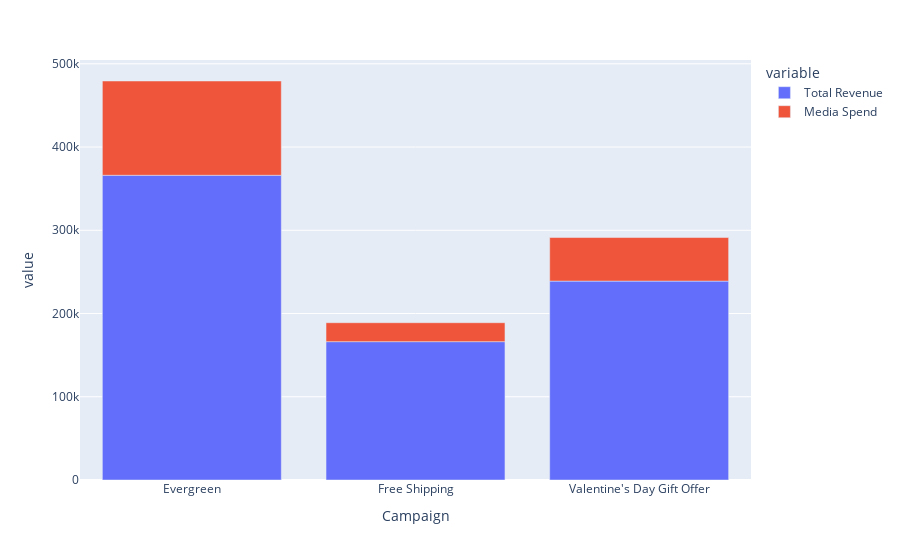

Notebook cell for this chart:
### Code cell
groups_gender=facebook.groupby(['Campaign']).sum()
groups_gender.reset_index(inplace=True)


fig=px.bar(groups_gender[['Campaign','Total Revenue','Media Spend']],x='Campaign',y=['Total Revenue','Media Spend']) #,y='Media Spend',barmode='group',height=400,width=600)
fig.show()

### Figure 1 — Plotly figure (JSON) as saved in the notebook; plotly's stock layout.template omitted (floating-point values rounded to 4 significant figures)
{"data": [{"alignmentgroup": "True", "hovertemplate": "variable=Total Revenue<br>Campaign=%{x}<br>value=%{y}<extra></extra>", "legendgroup": "Total Revenue", "marker": {"color": "#636efa", "pattern": {"shape": ""}}, "name": "Total Revenue", "offsetgroup": "Total Revenue", "orientation": "v", "showlegend": true, "textposition": "auto", "type": "bar", "x": ["Evergreen", "Free Shipping", "Valentine's Day Gift Offer"], "xaxis": "x", "y": [366079, 166205, 238915], "yaxis": "y"}, {"alignmentgroup": "True", "hovertemplate": "variable=Media Spend<br>Campaign=%{x}<br>value=%{y}<extra></extra>", "legendgroup": "Media Spend", "marker": {"color": "#EF553B", "pattern": {"shape": ""}}, "name": "Media Spend", "offsetgroup": "Media Spend", "orientation": "v", "showlegend": true, "textposition": "auto", "type": "bar", "x": ["Evergreen", "Free Shipping", "Valentine's Day Gift Offer"], "xaxis": "x", "y": [113200.0, 22750.0, 52370.0], "yaxis": "y"}], "layout": {"barmode": "relative", "legend": {"title": {"text": "variable"}, "tracegroupgap": 0}, "margin": {"t": 60}, "xaxis": {"anchor": "y", "domain": [0, 1], "title": {"text": "Campaign"}}, "yaxis": {"anchor": "x", "domain": [0, 1], "title": {"text": "value"}}}}
